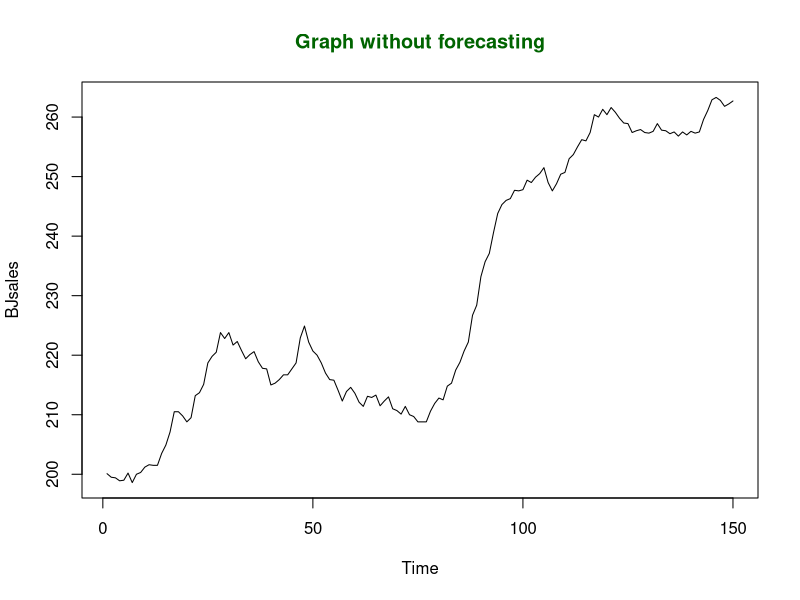
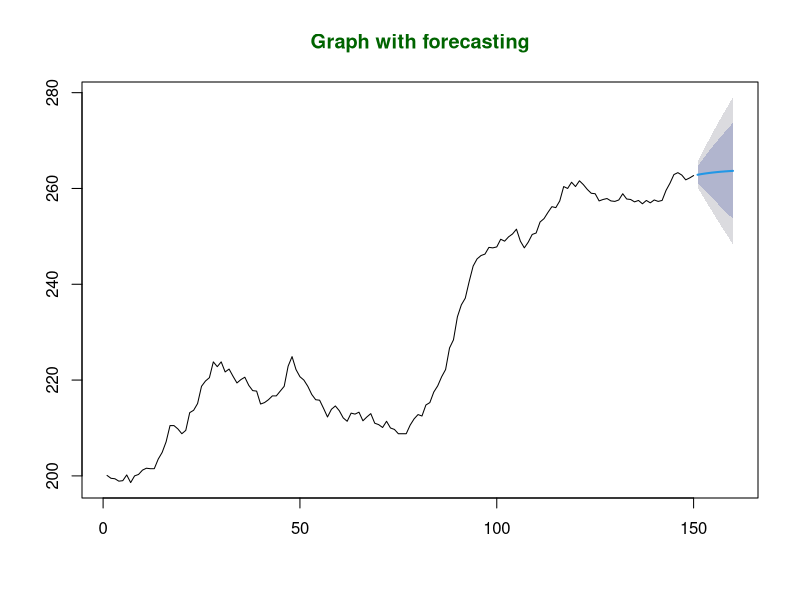

Generate these figures, in order, with R:
# R program to illustrate
# Time Series Analysis 
# Using ARIMA model in R

# Install the library for forecast()
install.packages("forecast")

# library required for forecasting 
library(forecast)

# Output to be created as png file
png(file = "TimeSeriesGFG.png")

# Plotting graph without forecasting
plot(BJsales, main = "Graph without forecasting",
     col.main = "darkgreen")

# Saving the file
dev.off()

# Output to be created as png file 
png(file = "TimeSeriesARIMAGFG.png")

# Fitting model using arima model 
fit <- auto.arima(BJsales)

# Next 10 forecasted values 
forecastedValues <- forecast(fit, 10)

# Print forecasted values
print(forecastedValues)

plot(forecastedValues, main = "Graph with forecasting",
     col.main = "darkgreen") 

# saving the file  
dev.off() 